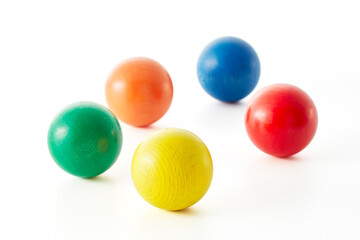
#> input picture Morphological/col_balls.jpg, 360 x 240 px
$ python erode_dilation.py
#> lines starting #> are read from the running program, lines starting #| are printed output that depends on the picture; after the words box and inside, x2 and y2 are one past the last pixel; in counts of white or black regions, pixels touching at a corner belong together
import cv2
import os
import numpy as np
import matplotlib.pyplot as plt

image_path = os.path.join(os.path.dirname(os.path.abspath(__file__)),'col_balls.jpg')

img = cv2.imread(image_path,0)
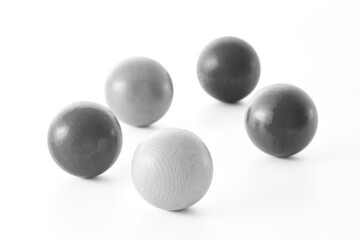
#> img: shape (240, 360); min 48, max 255, mean 226.1

_,mask = cv2.threshold(img,230,255,cv2.THRESH_BINARY_INV)
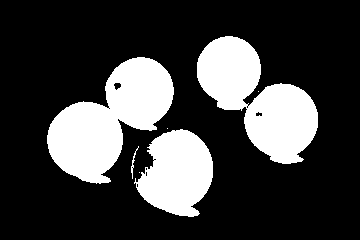
#> mask: shape (240, 360); 24.6% white; 7 white regions (3 under 20 px), largest, box (x1, y1, x2, y2) and area: (47, 57, 174, 184) 8457, (197, 36, 318, 164) 7977, (134, 129, 213, 217) 4790, (131, 146, 139, 179) 51
kernel = np.ones((5,5),np.uint8)
erode = cv2.erode(mask,kernel)
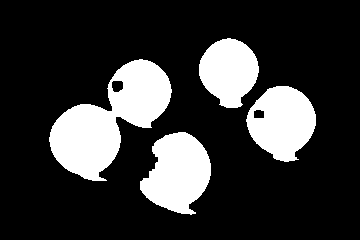
#> erode: shape (240, 360); 20.8% white; 4 white regions, box (x1, y1, x2, y2) and area: (49, 59, 172, 181) 7217, (140, 132, 211, 215) 4034, (246, 86, 316, 162) 3717, (199, 38, 259, 108) 3012
dil = cv2.dilate(mask,kernel)
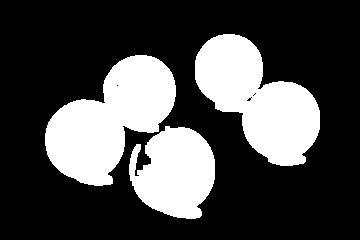
#> dil: shape (240, 360); 28.6% white; 3 white regions, box (x1, y1, x2, y2) and area: (45, 55, 176, 186) 9658, (195, 34, 320, 166) 9218, (129, 126, 215, 219) 5822

cv2.imshow('Gray Scale',img)
cv2.imshow('Black and White',mask)
cv2.imshow('Erode',erode)
cv2.imshow('Dilation',dil)


cv2.waitKey()
cv2.destroyAllWindows()


# [8 lines of commented-out code are left out]

$ run again, with Morphological/girl.jpg copied over Morphological/col_balls.jpg
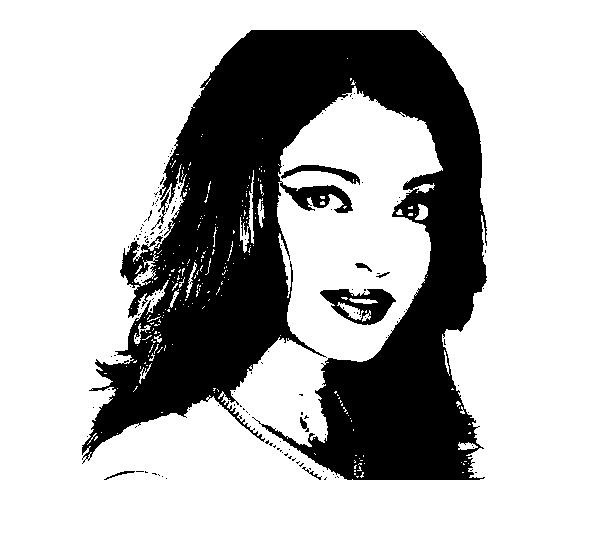
#> input picture Morphological/girl.jpg, 600 x 536 px
#> img is the input picture: shape (536, 600); min 0, max 255, mean 181.4
#> `_,mask = cv2.threshold(img,230,255,cv2.THRESH_BINARY_INV)`:
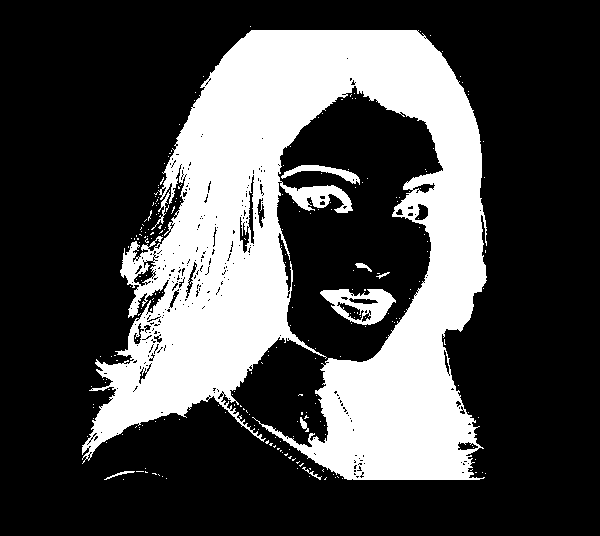
#> mask: shape (536, 600); 29% white; 249 white regions (240 under 20 px), largest, box (x1, y1, x2, y2) and area: (82, 30, 487, 480) 90365, (320, 289, 396, 325) 1401, (281, 165, 360, 185) 507
#> erode: shape (536, 600); 23% white; 42 white regions (29 under 20 px), largest, box (x1, y1, x2, y2) and area: (93, 32, 484, 478) 72178, (287, 188, 349, 207) 399, (357, 291, 391, 322) 359
#> `dil = cv2.dilate(mask,kernel)`:
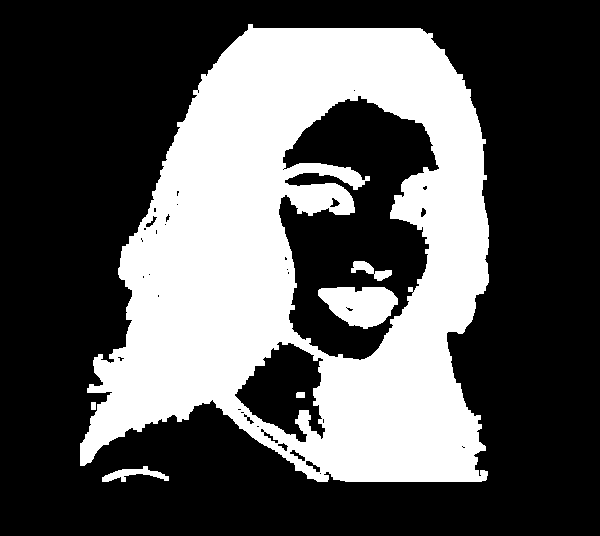
#> dil: shape (536, 600); 34.4% white; 6 white regions, box (x1, y1, x2, y2) and area: (80, 24, 489, 482) 107547, (318, 287, 398, 329) 2339, (102, 466, 169, 482) 459, (351, 261, 392, 281) 350, (296, 392, 305, 398) 53, (91, 402, 96, 410) 40
